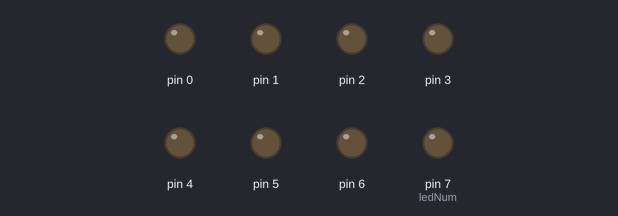
Simulated run of this sketch. Board: Arduino Uno, built with avr-gcc and run on an emulated ATmega328P. Shown: output pins drawn as LEDs (lit = HIGH).

Above: at 0.15 s.
At 1.65 s:
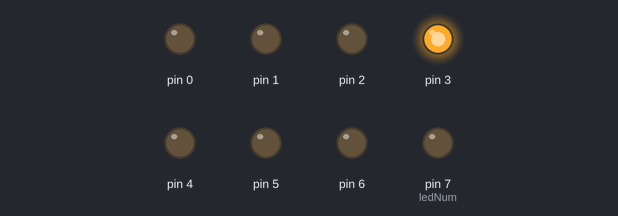
At 3.45 s:
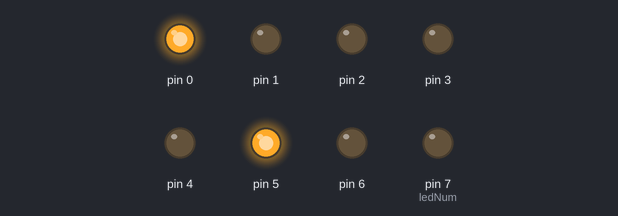
At 7.05 s:
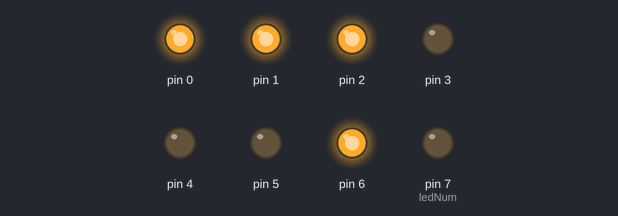
At 10.65 s:
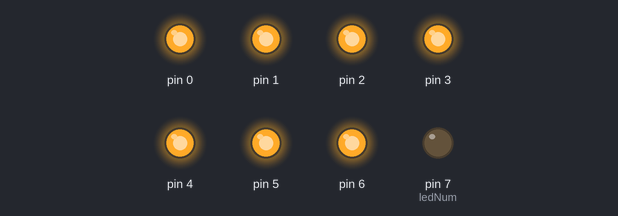
At 14.25 s:
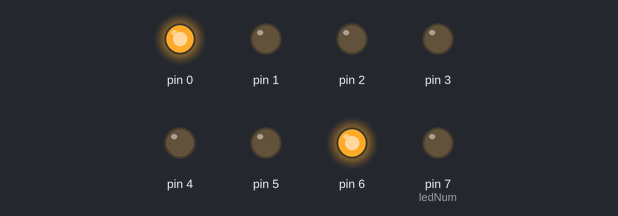
Timing chart, 0 to 14.6 s (numbered marks = the images above):
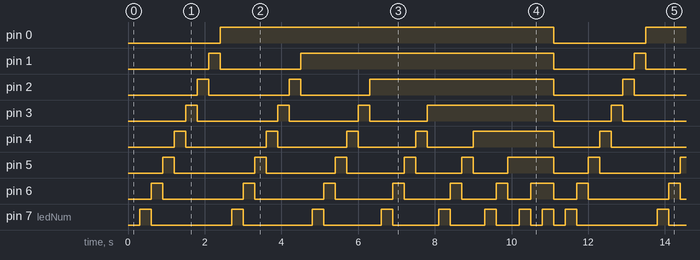

The sketch:

LED_stack.ino
```cpp
int ledNum = 8; //떨어지고 있는 LED 위치 좌표. 처음 루프는 불을 다 끄기 위해 7이 아닌 8이 들어감
int count = 0; //쌓인 LED 블록 개수

void setup() {
  for(int i = 0; i < 8; i++){
    pinMode(i, OUTPUT); //LED 핀 output 설정
  }
}

void loop() {
  for(int i = 0; i < 8; i++){
    if(i == ledNum) digitalWrite(ledNum, HIGH); //떨어지는 LED 켜주기
    else if(i > count-1) digitalWrite(i,LOW); // i가 쌓인 LED 개수보다 크면 끄기
    else digitalWrite(i,HIGH); //나머지 i는 쌓인 LED 핀이므로 모두 켜주기
  }

  delay(300); //300ms = 0.3sec 딜레이

  ledNum--; //떨어지는 LED 좌표 0.3초마다 한칸씩 내리기
  if(ledNum == count-1){ //떨어지는 LED가 쌓인 LED 블록과 겹치게 되는 조건
    ledNum = 7; //count 1이상부터는 위에서 바로 LED가 떨어져야 하므로 8이 아닌 7이 들어감
    count += 1; //쌓인 블록개수 1개 추가
  }
  if(count == 8){ //8칸 모두 LED 블록 쌓일 경우
    count = 0; //쌓인 LED 블록 초기화
    ledNum = 8; //제일 처음에는 불이 다 꺼져야 하므로 한루프 쉬기 위해 7이 아닌 8이 들어감
  }
}
```

Measured:
- by itself, pin 0: alternates HIGH for 8.7 s and LOW for 2.4 s
- by itself, pin 1: repeats every 11.1 s: LOW 2.1 s, HIGH 6.6 s, LOW 2.1 s, HIGH 0.30 s
- by itself, pin 2: repeats every 11.1 s: LOW 2.1 s, HIGH 0.30 s, LOW 1.8 s, HIGH 4.8 s, LOW 1.8 s, HIGH 0.30 s
- by itself, pin 3: repeats every 11.1 s: LOW 2.1 s, HIGH 0.30 s, LOW 1.8 s, HIGH 0.30 s, LOW 1.5 s, HIGH 3.3 s, LOW 1.5 s, HIGH 0.30 s
- by itself, pin 4: repeats every 11.1 s: LOW 2.1 s, HIGH 0.30 s, LOW 1.8 s, HIGH 0.30 s, LOW 1.5 s, HIGH 0.30 s, LOW 1.2 s, HIGH 2.1 s, LOW 1.2 s, HIGH 0.30 s
- by itself, pin 5: repeats every 11.1 s: LOW 2.1 s, HIGH 0.30 s, LOW 1.8 s, HIGH 0.30 s, LOW 1.5 s, HIGH 0.30 s, LOW 1.2 s, HIGH 0.30 s, LOW 0.90 s, HIGH 1.2 s, LOW 0.90 s, HIGH 0.30 s
